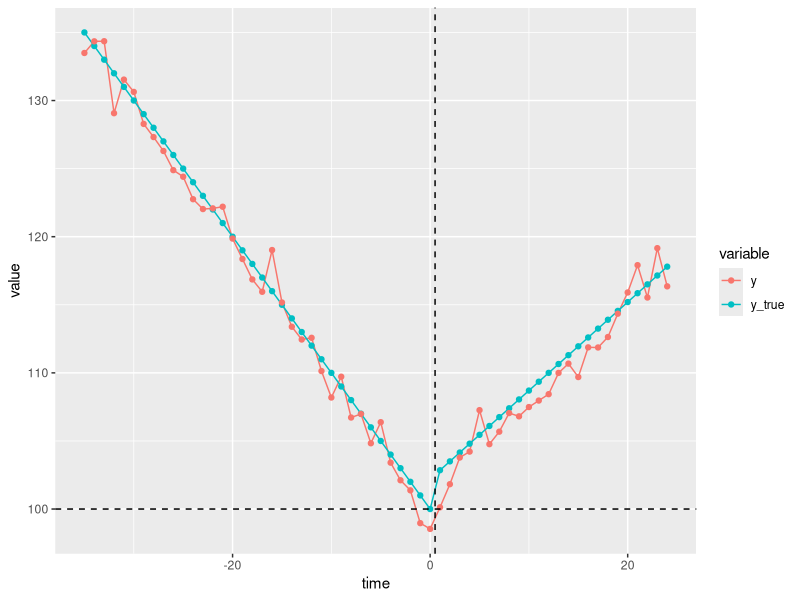
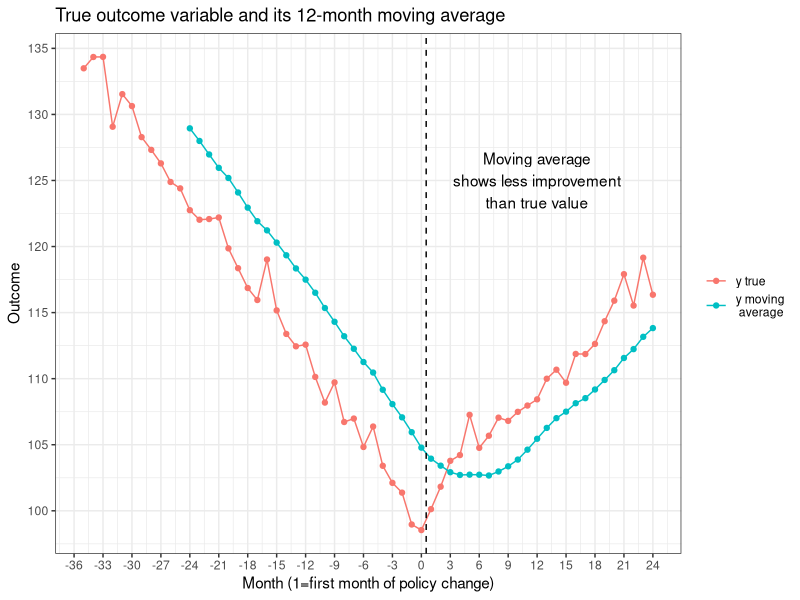
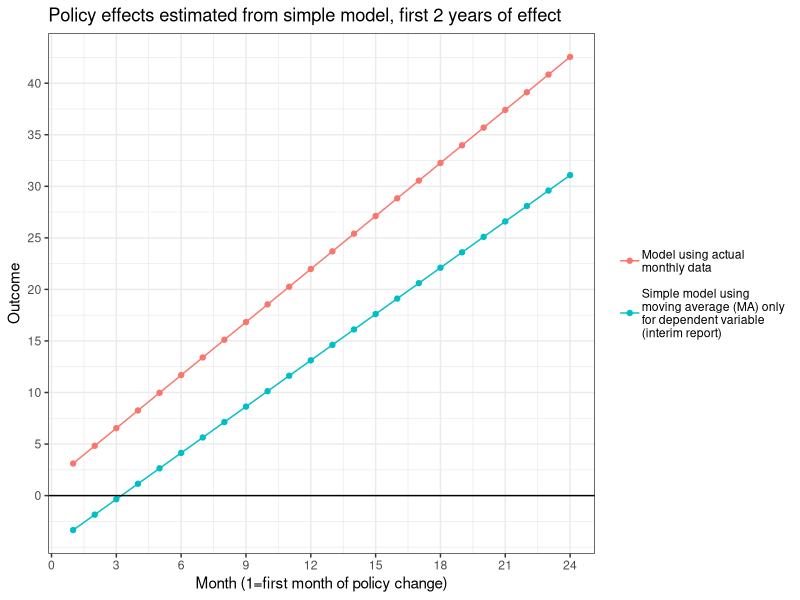
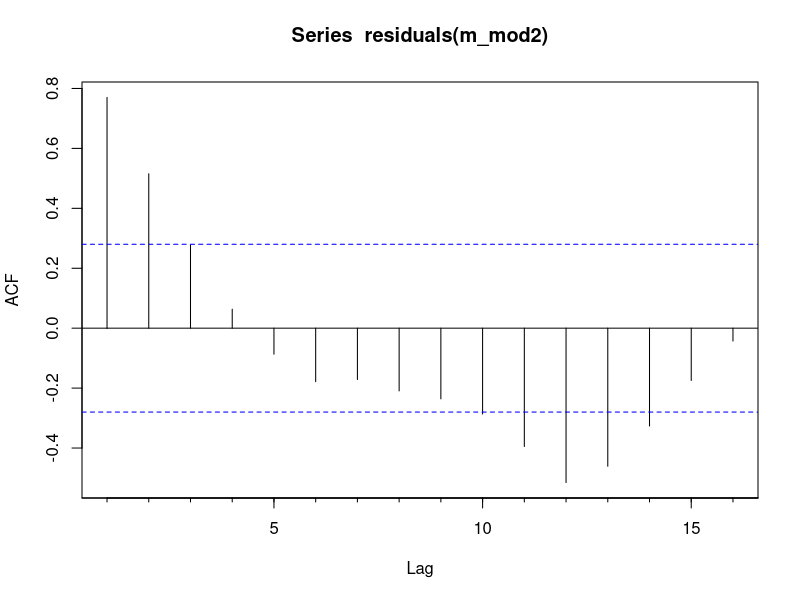
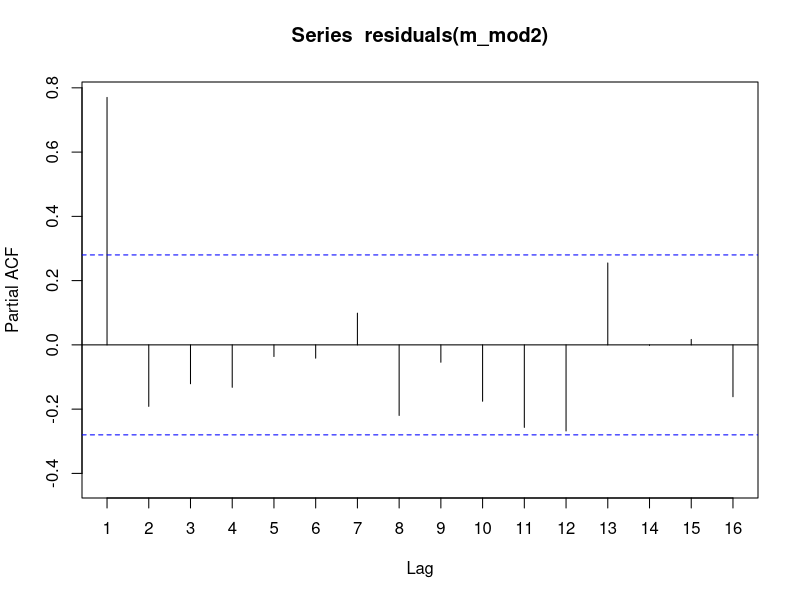
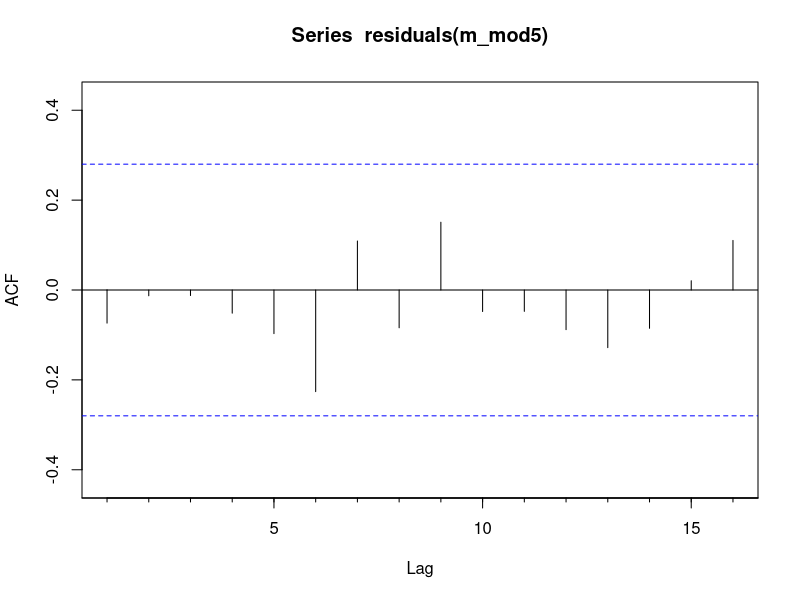
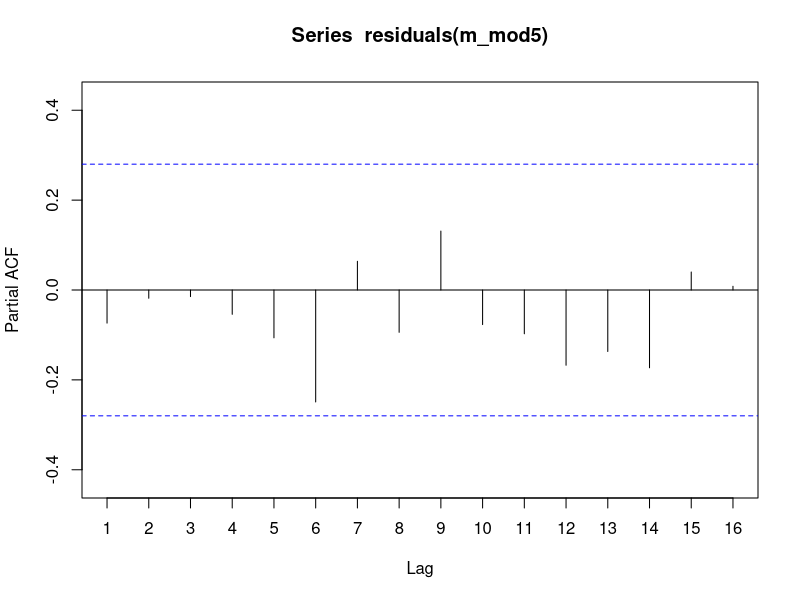
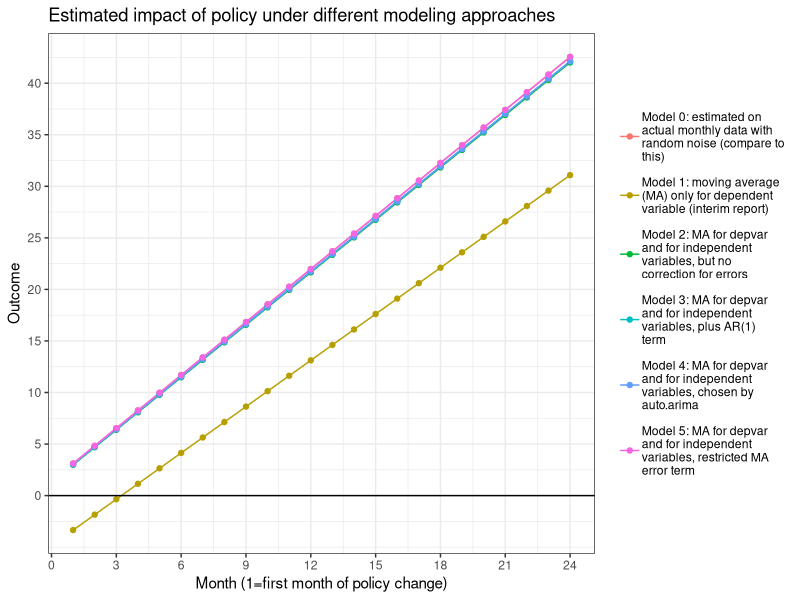

Here is the R script that generated these plots, in order: (Note: this script raises an error after producing the figures.)
## ---- chunk 1
knitr::opts_chunk$set(echo=FALSE, warning=FALSE, message=FALSE)
## ---- chunk 2
library("magrittr")
library("plyr") # needed for ldply; must be loaded BEFORE dplyr
library("tidyverse")
options(tibble.print_max = 60, tibble.print_min = 60) # if more than 60 rows, print 60 - enough for states
# ggplot2 tibble tidyr readr purrr dplyr stringr forcats

library("scales")
library("hms") # hms, for times
library("lubridate") # lubridate, for date/times
library("vctrs")

library("grDevices")
library("knitr")
library("kableExtra")

library("zoo") # for rollapply

library("forecast") # for auto.arima

## ---- chunk 3
ma <- function(x, period) {
  # create trailing moving average of x of length period
  zoo::rollapply(x, period, function(x) mean(x, na.rm=TRUE), fill=NA, align="right")
}

se <- function(model) {sqrt(diag(vcov(model)))}

## ---- chunk 4
# baseline model for outcome variable
b0 <- 100 # intercept
b1 <- -1 # slope

# policy impacts
b2 <- 2.2 # policy intercept shift
b3 <- 1.65 # policy slope shift

errSD <- 1.25 # SD of random error

time1 <- -35:24

set.seed(1234); err1 <- rnorm(n=length(time1), sd=errSD)

## ---- chunk 5
params <- c(b0, b1, b2, b3)

dfraw <- tibble(time=time1,
             policy=ifelse(time > 0, 1, 0),
             shift_effect=b2 * policy,
             slope_effect=b3 * policy * time,
             y_true = b0 + b1*time + shift_effect + slope_effect, # the true unknown value
             err=err1, # note that errors are homoscedatic by design - not likely in real data
             y = y_true + err) # the observed value

# quick look to make sure the data seem useful
dfraw %>% 
  gather(variable, value, starts_with("y")) %>%
  ggplot(aes(time, value, colour=variable)) +
  geom_line() +
  geom_point() +
  geom_vline(xintercept=0.5, linetype="dashed") +
  geom_hline(yintercept = 100, linetype="dashed")

# add moving averages
dfraw <- dfraw %>%
  mutate(y_ma=ma(y, 12),
         policy_ma=ma(policy, 12),
         time_ma=ma(time, 12),
         joint_ma=ma(time * policy, 12),
         err_ma=ma(err, 12))

## ---- chunk 6
# plot y and its moving average
p <- dfraw %>% 
  # filter(time %in% -6:12) %>% # zoom in on the phase-in period
  gather(variable, value, y, y_ma) %>%
  mutate(variable=factor(variable, 
                         levels=c("y", "y_ma"), 
                         labels=c("y true", "y moving\n average"))) %>%
  ggplot(aes(time, value, colour=variable)) +
  geom_line() +
  geom_point() +
  geom_vline(xintercept=0.5, linetype="dashed") +
  # geom_hline(yintercept = 100, linetype="dashed") +
  scale_x_continuous(name="Month (1=first month of policy change)", breaks=seq(-36, 48, 3)) +
  scale_y_continuous(name="Outcome", breaks=seq(0, 200, 5)) +
  annotate("text", x=12, y=125, label="Moving average\nshows less improvement\nthan true value") +
  theme_bw() +
  theme(legend.title = element_blank()) +
  ggtitle("True outcome variable and its 12-month moving average")
p

## ---- chunk 7
# first, estimate the true model to see how much impact err has
# this uses the full true data where y includes a random error so coefficients won't be exactly right
# but these are the coefficients we will want to compare our model results to
m_mod0 <- lm(y ~ time + policy + I(policy*time), data=dfraw)
summary(m_mod0)

cat("\nCompare to true parameters: \n")
params

# save coefficients from this model as we will want to compare models estimated using moving-average data to this
comps <- coefficients(m_mod0)

# Acf(residuals(m_mod0))

## ---- chunk 8
# create data frame with just the observations we need
dfmod <- dfraw %>% 
  filter(!is.na(y_ma))

## ---- chunk 9
m_mod1 <- lm(y_ma ~ time + policy + I(policy*time), data=dfmod)
summary(m_mod1)

cat("\nCompare to Model 0: \n")
comps

# params
# Acf(residuals(m_mod1))

# plot the policy effects over 2 years

effects <- tibble(time=1:24) %>%
  mutate(emod0=coef(m_mod0)["policy"] + coef(m_mod0)["I(policy * time)"] * time,
         emod1=coef(m_mod1)["policy"] + coef(m_mod1)["I(policy * time)"] * time)

levs <- c("emod0", "emod1")
labs <- c("Model using actual monthly data",
          "Simple model using moving average (MA) only for dependent variable (interim report)")

p <- effects %>%
  gather(variable, value, -time) %>%
  mutate(variable=factor(variable,
                         levels=levs,
                         labels=str_wrap(labs, 25))) %>%
  ggplot(aes(time, value, colour=variable)) +
  geom_line() +
  geom_point() +
  geom_hline(yintercept=0) +
  scale_x_continuous(name="Month (1=first month of policy change)", breaks=seq(-36, 48, 3)) +
  scale_y_continuous(name="Outcome", breaks=seq(0, 200, 5)) +
  theme_bw() +
  theme(legend.title = element_blank(),
        legend.text = element_text(margin = margin(t = 5, b = 5, unit = "pt"))) +
  ggtitle("Policy effects estimated from simple model, first 2 years of effect")
p

## ---- chunk 10
# what if we actually knew the error term?
m_mod2a <- lm(y_ma ~ time_ma + policy_ma + joint_ma + err_ma, data=dfmod)
summary(m_mod2a)

cat("\nCompare to true parameters: \n")
params

## ---- chunk 11
# run the proper model without moving-average error term
m_mod2 <- lm(y_ma ~ time_ma + policy_ma + joint_ma, data=dfmod)
summary(m_mod2)

cat("\nCompare to Model 0: \n")
comps

Acf(residuals(m_mod2))
Pacf(residuals(m_mod2)) # ** the high correlation at lag 1 suggests AR(1) **

## ---- chunk 12
# but in reality we won't know it; first we try adding a simple AR term to the model
xvars <- as.matrix(dfmod[, c("time_ma", "policy_ma", "joint_ma")])

m_mod3 <- arima(dfmod$y_ma, xreg=xvars, order=c(1,0,0))
m_mod3

cat("\nCompare to Model 0: \n")
comps

# Acf(residuals(m_mod3))

# next we see what auto-arima says
m_mod4 <- auto.arima(dfmod$y_ma, xreg=xvars)
m_mod4

cat("\nCompare to Model 0: \n")
comps

#Acf(residuals(m_mod4))
#Pacf(residuals(m_mod4))

## ---- chunk 13
# Finally, we can do better given that we know what the error structure is.
# It includes a moving average of the 11 previous errors so we use order c(0, 0, 11)
# All previous errors are weighted equally so we fix the 11 MA coefficients at 1
# We need to use NA for the other 4 coefficients (intercept, time_ma, policy_ma, joint_ma) so that they will be estimated.
m_mod5 <- arima(dfmod$y_ma, xreg=xvars, order=c(0, 0, 11), fixed = c(rep(1, 11), NA, NA, NA, NA ))
m_mod5

cat("\nCompare to Model 0: \n")
comps

Acf(residuals(m_mod5))
Pacf(residuals(m_mod5))
# summary(m_mod0)
# summary(m_mod5)


## ---- chunk 14
# compile the results. We will want to compare model results to those from mod0, which was estimated with the true data,
# including the random noise we added to it (its coefficients won't be exactly the same as etrue below because of the noise)
effects <- tibble(time=1:24) %>%
  mutate(etrue=b2 + b3 * time,
         emod0=coef(m_mod0)["policy"] + coef(m_mod0)["I(policy * time)"] * time,
         emod1=coef(m_mod1)["policy"] + coef(m_mod1)["I(policy * time)"] * time,
         emod2=coef(m_mod2)["policy_ma"] + coef(m_mod2)["joint_ma"] * time,
         emod3=coef(m_mod3)["policy_ma"] + coef(m_mod3)["joint_ma"] * time,
         emod4=coef(m_mod4)["policy_ma"] + coef(m_mod4)["joint_ma"] * time,
         emod5=coef(m_mod5)["policy_ma"] + coef(m_mod5)["joint_ma"] * time)

models <- c("etrue", "emod0", "emod1", "emod2", "emod3", "emod4", "emod5")
modnames <- c("True Model, no error",
              "Model 0: estimated on actual monthly data with random noise (compare to this)",
              "Model 1: moving average (MA) only for dependent variable (interim report)",
              "Model 2: MA for depvar and for independent variables, but no correction for errors",
              "Model 3: MA for depvar and for independent variables, plus AR(1) term",
              "Model 4: MA for depvar and for independent variables, chosen by auto.arima",
              "Model 5: MA for depvar and for independent variables, restricted MA error term")
names(modnames) <- models

## ---- chunk 15
vnames <- c("time", models)
colnames <- c("time", modnames)
names(colnames) <- vnames
# colnames["emod3"]
# Note: ok to put html breaks in colnames -- e.g., "very<br/>long name"

effects  %>%
  select(time, emod0, emod1, emod2, emod3, emod5) %>%
  kable(format="html", col.names=colnames[names(.)], escape=FALSE, digits=2)

## ---- chunk 16
levs <- c("emod0", "emod1", "emod2", "emod3", "emod4", "emod5")
labs <- modnames[levs]

p <- effects %>% 
  select(time, emod0, emod1, emod2, emod3, emod4, emod5) %>%
  gather(variable, value, -time) %>%
  mutate(variable=factor(variable,
                         levels=levs,
                         labels=str_wrap(labs, 25))) %>%
  ggplot(aes(time, value, colour=variable)) +
  geom_line() +
  geom_point() +
  geom_hline(yintercept=0) +
  scale_x_continuous(name="Month (1=first month of policy change)", breaks=seq(-36, 48, 3)) +
  scale_y_continuous(name="Outcome", breaks=seq(0, 200, 5)) +
  theme_bw() +
  theme(legend.title = element_blank(),
        legend.text = element_text(margin = margin(t = 5, b = 5, unit = "pt"))) +
  ggtitle("Estimated impact of policy under different modeling approaches")
p


p1 <- effects %>% 
  select(time, emod0, emod1, emod2, emod3, emod4, emod5) %>%
  mutate_at(vars(emod2, emod1, emod3, emod4, emod5), ~ . - emod0) %>%
  gather(variable, value, -time, -emod0) %>%
  mutate(variable=factor(variable,
                         levels=levs,
                         labels=str_wrap(labs, 25))) %>%
  ggplot(aes(time, value, colour=variable)) +
  geom_line() +
  geom_point() +
  geom_hline(yintercept=0) +
  scale_x_continuous(name="Month (1=first month of policy change)", breaks=seq(-36, 48, 3)) +
  scale_y_continuous(name="Outcome", breaks=seq(-50, 50, .5)) +
  theme_bw() +
  theme(legend.title = element_blank(),
        legend.text = element_text(margin = margin(t = 5, b = 5, unit = "pt"))) +
  ggtitle("Estimated policy impacts with moving-average data under alternative modeling approaches",
          subtitle="Alternative model minus estimates from non-moving-average data (Model 0)")
p1

p1a <- effects %>% 
  select(time, emod0, emod2, emod3, emod4, emod5) %>%
  mutate_at(vars(emod2, emod3, emod4, emod5), ~ . - emod0) %>%
  gather(variable, value, -time, -emod0) %>%
  mutate(variable=factor(variable,
                         levels=levs,
                         labels=str_wrap(labs, 25))) %>%
  ggplot(aes(time, value, colour=variable)) +
  geom_line() +
  geom_point() +
  geom_hline(yintercept=0) +
  scale_x_continuous(name="Month (1=first month of policy change)", breaks=seq(-36, 48, 3)) +
  scale_y_continuous(name="Outcome", breaks=seq(-50, 50, .1)) +
  theme_bw() +
  theme(legend.title = element_blank(),
        legend.text = element_text(margin = margin(t = 5, b = 5, unit = "pt"))) +
  ggtitle("Estimated policy impacts with moving-average data, excludes Model 1 - NOTE SCALE",
          subtitle="Alternative model minus estimates from non-moving-average data (Model 0)")
p1a

p1b <- effects %>% 
  select(time, emod0, emod4, emod5) %>%
  mutate_at(vars(emod4, emod5), ~ . - emod0) %>%
  gather(variable, value, -time, -emod0) %>%
  mutate(variable=factor(variable,
                         levels=levs,
                         labels=str_wrap(labs, 25))) %>%
  ggplot(aes(time, value, colour=variable)) +
  geom_line() +
  geom_point() +
  geom_hline(yintercept=0) +
  scale_x_continuous(name="Month (1=first month of policy change)", breaks=seq(-36, 48, 3)) +
  scale_y_continuous(name="Outcome", breaks=seq(-50, 50, .1)) +
  theme_bw() +
  theme(legend.title = element_blank(),
        legend.text = element_text(margin = margin(t = 5, b = 5, unit = "pt"))) +
  ggtitle("Estimated policy impacts with moving-average data, Models 4 and 5 - NOTE SCALE",
          subtitle="Alternative model minus estimates from non-moving-average data (Model 0)")
p1b

p2 <- effects %>% 
  select(time, emod0, emod5) %>%
  gather(variable, value, -time) %>%
  mutate(variable=factor(variable,
                         levels=levs,
                         labels=str_wrap(labs, 25))) %>%
  ggplot(aes(time, value, colour=variable)) +
  geom_line() +
  geom_point() +
  geom_hline(yintercept=0) +
  scale_x_continuous(name="Month (1=first month of policy change)", breaks=seq(-36, 48, 3)) +
  scale_y_continuous(name="Outcome", breaks=seq(0, 200, 5)) +
  theme_bw() +
  theme(legend.title = element_blank(),
        legend.text = element_text(margin = margin(t = 5, b = 5, unit = "pt"))) +
  ggtitle("Comparison of Model 5 (fixed MA terms) to true model, both estimated on data with random noise")
p2


## ---- chunk 17

# policy I(policy * time)
getvals <- function(modname){
  # return a df row with the following columns:
  # type, intercept, slope, intercept, slope_se, intercept_se, effect_m1, effect_m24
  
  # I could have made this less complicated with better planning...

  # define parameters assuming we have the true model (modname=="etrue")
  intercept <- b2
  slope <- b3
  intercept_se <- 0
  slope_se <- 0
  
  if(modname != "etrue") {
    # get the model number, full model name, and selected statistics
    modnum <- str_sub(modname, -1)
    if(modnum %in% 0:1) {
      intercept_name <- "policy"
      slope_name <- "I(policy * time)"
    } else {
      intercept_name <- "policy_ma"
      slope_name <- "joint_ma"
    }
    full_modname <- paste0("m_mod", modnum)
    model_results <- get(full_modname, envir = .GlobalEnv)
    intercept <- coef(model_results)[intercept_name]
    slope <- coef(model_results)[slope_name]
    intercept_se <- se(model_results)[intercept_name]
    slope_se <- se(model_results)[slope_name]
  }
  
  tibble(type=modnames[modname], 
         policy_intercept=intercept,
         policy_slope=slope,
         intercept_se=intercept_se,
         slope_se=slope_se)
}

evals <- bind_rows(getvals("etrue"), 
                   getvals("emod0"), 
                   getvals("emod1"), 
                   getvals("emod2"), 
                   getvals("emod3"), 
                   getvals("emod4"), 
                   getvals("emod5")) %>%
  mutate(effect_month1=policy_intercept + policy_slope, 
         effect_month24=policy_intercept + policy_slope * 24)

evals %>%
  kable(digits = 3) %>%
  kable_styling(bootstrap_options = "striped", full_width = FALSE, position = "left")
